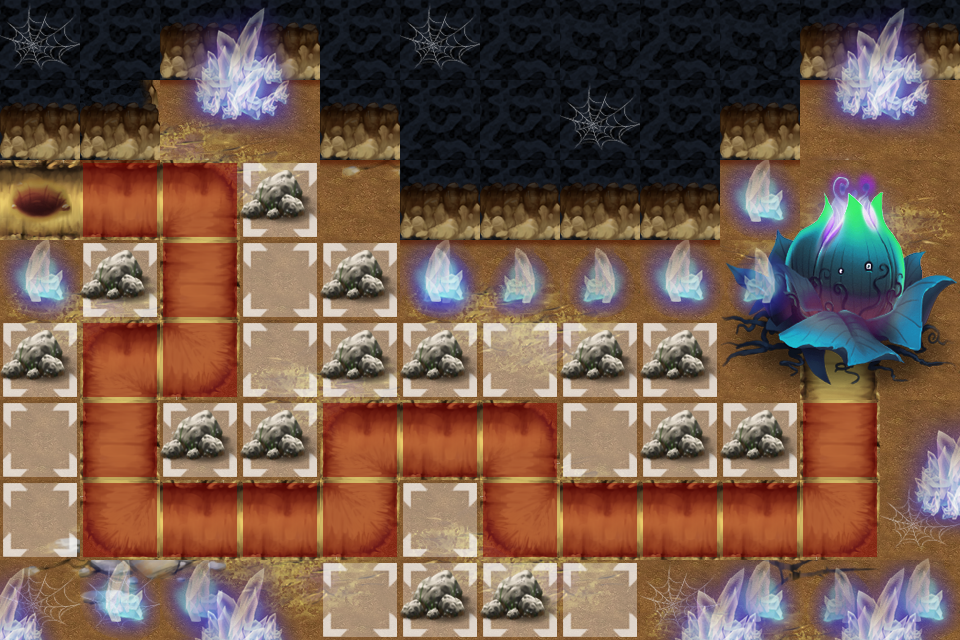

Rendered tile map (Tiled .tmx) drawn with the repository's tilesets; below, a short description and the map source with its tile grids summarised:
An orthogonal 12x8 tile map with 80x80 px tiles, 10 tile layers (BACKGROUND1, BACKGROUND2, BACKGROUND3, BACKGROUND4, ...), 6 tilesets and 13 objects (RapidSoliderPos, WayPoint00, WayPoint01, WayPoint02, WayPoint03, ...).

<map version="1.0" orientation="orthogonal" width="12" height="8" tilewidth="80" tileheight="80">
 <tileset firstgid="1" name="rebuild_2" tilewidth="80" tileheight="80">
  <image source="rebuild_2.png" width="400" height="160" />
  <tile id="0">
   <properties>
    <property name="rebuildable" value="11" />
   </properties>
  </tile>
  <tile id="1">
   <properties>
    <property name="rebuildable" value="12" />
   </properties>
  </tile>
  <tile id="2">
   <properties>
    <property name="rebuildable" value="13" />
   </properties>
  </tile>
  <tile id="3">
   <properties>
    <property name="rebuildable" value="14" />
   </properties>
  </tile>
  <tile id="4">
   <properties>
    <property name="rebuildable" value="15" />
   </properties>
  </tile>
  <tile id="5">
   <properties>
    <property name="rebuildable" value="16" />
   </properties>
  </tile>
  <tile id="6">
   <properties>
    <property name="rebuildable" value="17" />
   </properties>
  </tile>
  <tile id="7">
   <properties>
    <property name="rebuildable" value="18" />
   </properties>
  </tile>
  <tile id="8">
   <properties>
    <property name="rebuildable" value="19" />
   </properties>
  </tile>
  <tile id="9">
   <properties>
    <property name="rebuildable" value="20" />
   </properties>
  </tile>
 </tileset>
 <tileset firstgid="11" name="21" tilewidth="80" tileheight="80">
  <image source="21.png" width="800" height="480" />
 </tileset>
 <tileset firstgid="71" name="3333" tilewidth="80" tileheight="80">
  <image source="3333.png" width="160" height="240" />
 </tileset>
 <tileset firstgid="77" name="build" tilewidth="80" tileheight="80">
  <image source="build.png" width="80" height="80" />
  <tile id="0">
   <properties>
    <property name="buildable" value="1" />
   </properties>
  </tile>
 </tileset>
 <tileset firstgid="78" name="road" tilewidth="80" tileheight="80">
  <image source="road.png" width="80" height="80" />
  <tile id="0">
   <properties>
    <property name="skillable" value="1" />
   </properties>
  </tile>
 </tileset>
 <tileset firstgid="79" name="23" tilewidth="80" tileheight="80">
  <image source="23.png" width="240" height="240" />
 </tileset>
 <layer name="BACKGROUND1" width="12" height="8">
  <data>[96 cells, 96 non-empty, 2 distinct tile ids]</data>
 </layer>
 <layer name="BACKGROUND2" width="12" height="8">
  <data>[96 cells, 53 non-empty, 18 distinct tile ids]</data>
 </layer>
 <layer name="BACKGROUND3" width="12" height="8">
  <data>[96 cells, 51 non-empty, 15 distinct tile ids]</data>
 </layer>
 <layer name="BACKGROUND4" width="12" height="8">
  <data>[96 cells, 30 non-empty, 4 distinct tile ids]</data>
 </layer>
 <layer name="SEEDLAYER" width="12" height="8">
  <data>[96 cells, 9 non-empty, 9 distinct tile ids]</data>
 </layer>
 <layer name="BACKGROUND5" width="12" height="8">
  <data>[96 cells, 13 non-empty, 6 distinct tile ids]</data>
 </layer>
 <layer name="BACKGROUND6" width="12" height="8">
  <data>[96 cells, 17 non-empty, 6 distinct tile ids]</data>
 </layer>
 <layer name="Meta" width="12" height="8">
  <data>[96 cells, 23 non-empty, 1 distinct tile ids]</data>
 </layer>
 <layer name="Towerface" width="12" height="8">
  <data>[96 cells, 19 non-empty, 1 distinct tile ids]</data>
 </layer>
 <layer name="Rebuild" width="12" height="8">
  <data>[96 cells, 14 non-empty, 5 distinct tile ids]</data>
 </layer>
 <objectgroup name="Objects" width="12" height="8">
  <object name="RapidSoliderPos" x="40" y="120" />
  <object name="WayPoint00" x="40" y="200" />
  <object name="WayPoint01" x="200" y="200" />
  <object name="WayPoint02" x="200" y="360" />
  <object name="WayPoint03" x="120" y="360" />
  <object name="WayPoint04" x="120" y="520" />
  <object name="WayPoint05" x="360" y="520" />
  <object name="WayPoint06" x="360" y="440" />
  <object name="WayPoint07" x="520" y="440" />
  <object name="WayPoint08" x="520" y="520" />
  <object name="WayPoint09" x="840" y="520" />
  <object name="WayPoint10" x="840" y="360" />
  <object name="SeedsPos" x="920" y="200" />
 </objectgroup>
</map>
